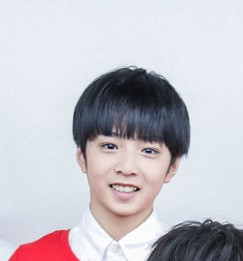
#> input picture mathModel/Instance/Third_a3/p3_version2/FaceIDxianz/Trained_Face/p3.jpg, 243 x 261 px, found by its file name
$ python haar3.py
#> lines starting #> are read from the running program, lines starting #| are printed output that depends on the picture; after the words box and inside, x2 and y2 are one past the last pixel; in counts of white or black regions, pixels touching at a corner belong together
import cv2
import numpy as np
import sys
import os
import glob
import numpy
from skimage import io


# 指定图片的人脸识别然后存储
img = cv2.imread(
    "D:/program/pythonPractice/mathModel/Instance/Third_a3/Origin/p3.jpg")
#> img is the input picture: shape (261, 243, 3); mean B, G, R 200.7, 194.1, 196.6
color = (0, 255, 0)
cv2.imshow("Origin Faces!", img)

grey = cv2.cvtColor(img, cv2.COLOR_BGR2GRAY)
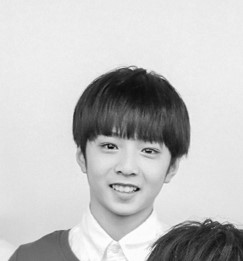
#> grey: shape (261, 243); min 6, max 255, mean 195.6

classfier = cv2.CascadeClassifier(
    "D:\\program\\python391\\Lib\\site-packages\\cv2\\data\\haarcascade_frontalface_alt2.xml")


faceRects = classfier.detectMultiScale(
    grey, scaleFactor=1.2, minNeighbors=3, minSize=(32, 32))
#> faceRects = [[69, 102, 117, 117]]
if len(faceRects) > 0:  # 大于0则检测到人脸
    for faceRect in faceRects:  # 单独框出每一张人脸
        x, y, w, h = faceRect
        cv2.rectangle(img, (x - 10, y - 10), (x + w + 10,
                                              y + h + 10), color, 3)  # 5控制绿色框的粗细
#> this loop made 1 pass
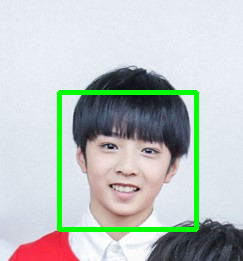
#> img: shape (261, 243, 3); 4.3% of pixels changed, all inside (x1, y1, x2, y2) = (57, 90, 199, 232)


# 写入图像
cv2.imwrite(
    'D:/program/pythonPractice/mathModel/Instance/Third_a3/Origin/output3.jpg', img)
cv2.imshow("Find Faces!", img)
cv2.waitKey(0)

$ run again, with mathModel/Instance/Third_a3/p3_version2/FaceIDxianz/Trained_Face/p0.jpg copied over mathModel/Instance/Third_a3/p3_version2/FaceIDxianz/Trained_Face/p3.jpg
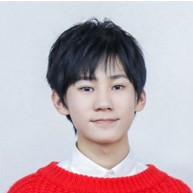
#> input picture mathModel/Instance/Third_a3/p3_version2/FaceIDxianz/Trained_Face/p0.jpg, 193 x 193 px, found by its file name
#> img is the input picture: shape (193, 193, 3); mean B, G, R 182.6, 175.1, 192.9
#> `grey = cv2.cvtColor(img, cv2.COLOR_BGR2GRAY)`:
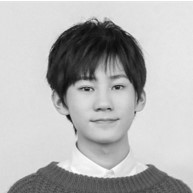
#> grey: shape (193, 193); min 9, max 254, mean 181.3
#> faceRects = [[63, 57, 81, 81]]
#> the loop `for faceRect in faceRects:` made 1 pass
#> after the loop `for faceRect in faceRects:`:
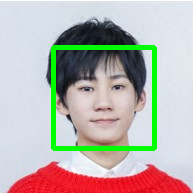
#> img: shape (193, 193, 3); 5.39% of pixels changed, all inside (x1, y1, x2, y2) = (51, 45, 157, 151)

$ run again, with mathModel/Instance/Third_a3/p3_version2/FaceIDxianz/Trained_Face/p2.jpg copied over mathModel/Instance/Third_a3/p3_version2/FaceIDxianz/Trained_Face/p3.jpg
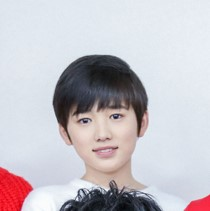
#> input picture mathModel/Instance/Third_a3/p3_version2/FaceIDxianz/Trained_Face/p2.jpg, 210 x 211 px, found by its file name
#> img is the input picture: shape (211, 210, 3); mean B, G, R 199.6, 193.2, 197.3
#> `grey = cv2.cvtColor(img, cv2.COLOR_BGR2GRAY)`:
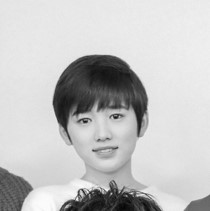
#> grey: shape (211, 210); min 4, max 254, mean 195.2
#> faceRects = [[62, 88, 85, 85]]
#> the loop `for faceRect in faceRects:` made 1 pass
#> after the loop `for faceRect in faceRects:`:
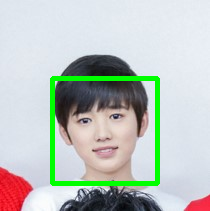
#> img: shape (211, 210, 3); 4.71% of pixels changed, all inside (x1, y1, x2, y2) = (50, 76, 160, 186)

$ run again, with mathModel/Instance/Third_a3/p3_version2/FaceIDxianz/Trained_Face/0.jpg copied over mathModel/Instance/Third_a3/p3_version2/FaceIDxianz/Trained_Face/p3.jpg
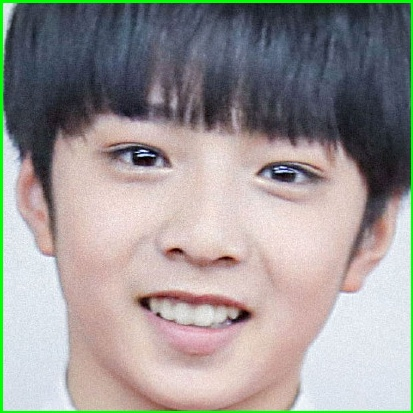
#> input picture mathModel/Instance/Third_a3/p3_version2/FaceIDxianz/Trained_Face/0.jpg, 413 x 413 px, found by its file name
#> img is the input picture: shape (413, 413, 3); mean B, G, R 149.5, 151.5, 155.4
#> `grey = cv2.cvtColor(img, cv2.COLOR_BGR2GRAY)`:
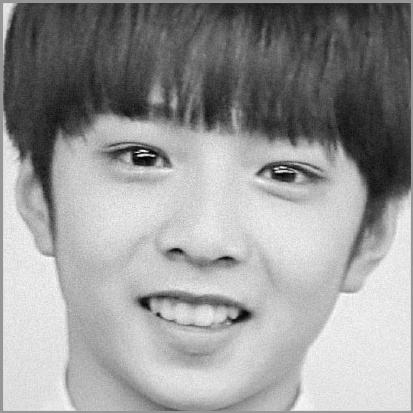
#> grey: shape (413, 413); min 1, max 254, mean 152.5
#> faceRects = [[23, 39, 345, 345]]
#> the loop `for faceRect in faceRects:` made 1 pass
#> after the loop `for faceRect in faceRects:`:
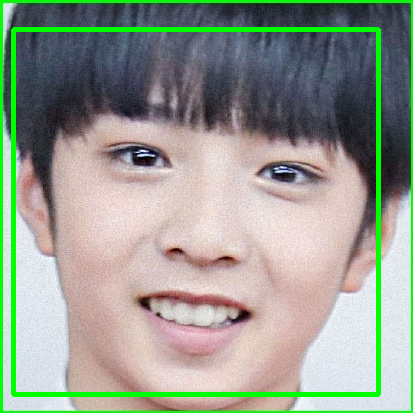
#> img: shape (413, 413, 3); 4.27% of pixels changed, all inside (x1, y1, x2, y2) = (11, 27, 381, 397)
